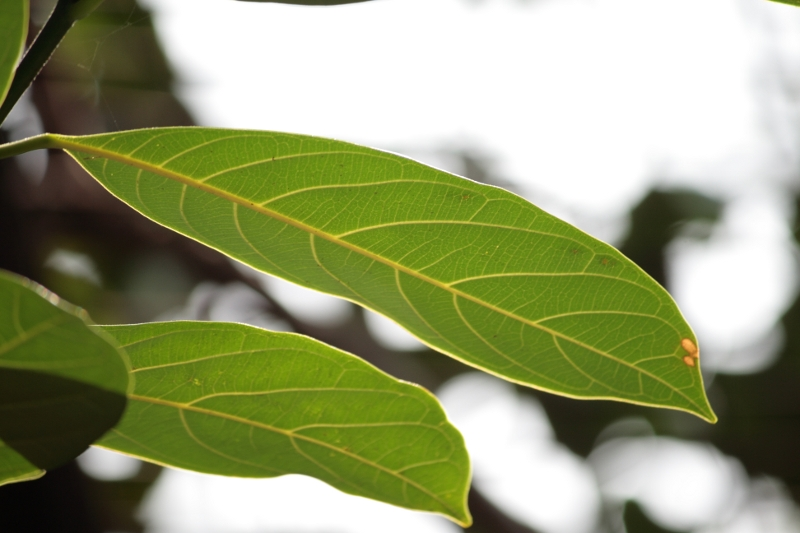
#> input picture assets/edge.png, 800 x 533 px, found by its file name
$ python edge_detection.py
#> lines starting #> are read from the running program, lines starting #| are printed output that depends on the picture
from PIL import Image,ImageFilter
import os

paths = [
    'assets\\edge.png',
    'assets\\edge_enhance.png',
    'assets\\edge_detection.png',
    'assets\\edge_detection_2.png'
]

paths = map(os.path.normpath, paths)
(imgPath,outImagePath1,outImagePath2,outImagePath3)= paths

img = Image.open(imgPath)
#> img is the input picture: PIL image 800x533 RGB; mean R, G, B 149.3, 156.7, 115.6
img1 = img.filter(ImageFilter.FIND_EDGES)
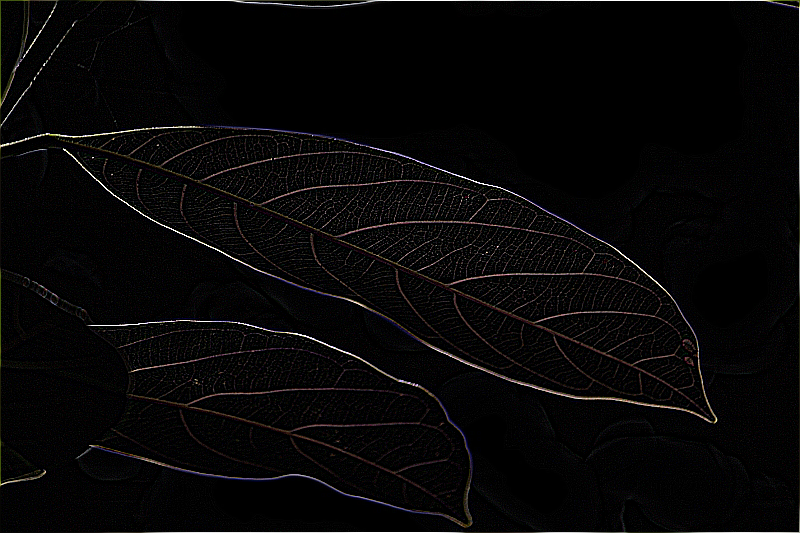
#> img1: PIL image 800x533 RGB; mean R, G, B 7.5, 6.7, 6.9
img1.save(outImagePath1)

img2 = img1.filter(ImageFilter.EDGE_ENHANCE)
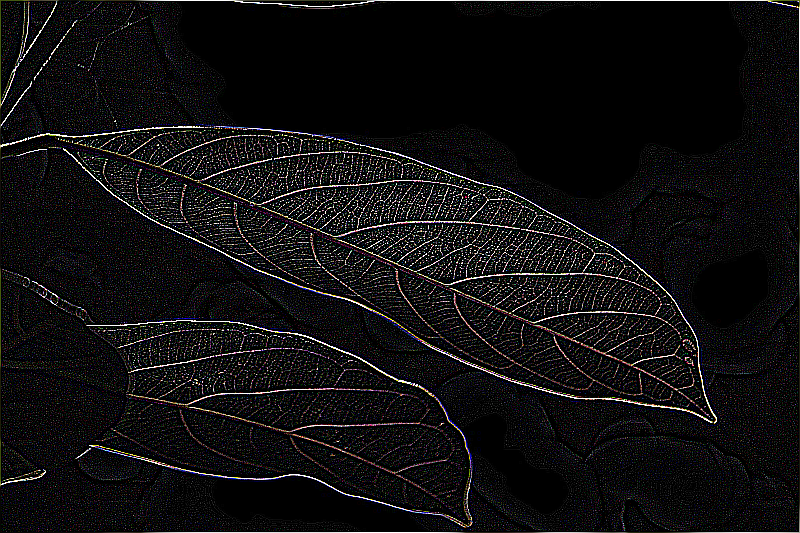
#> img2: PIL image 800x533 RGB; mean R, G, B 16.6, 15.6, 16.4
img2.save(outImagePath2)

img3 = img2.filter(ImageFilter.FIND_EDGES)
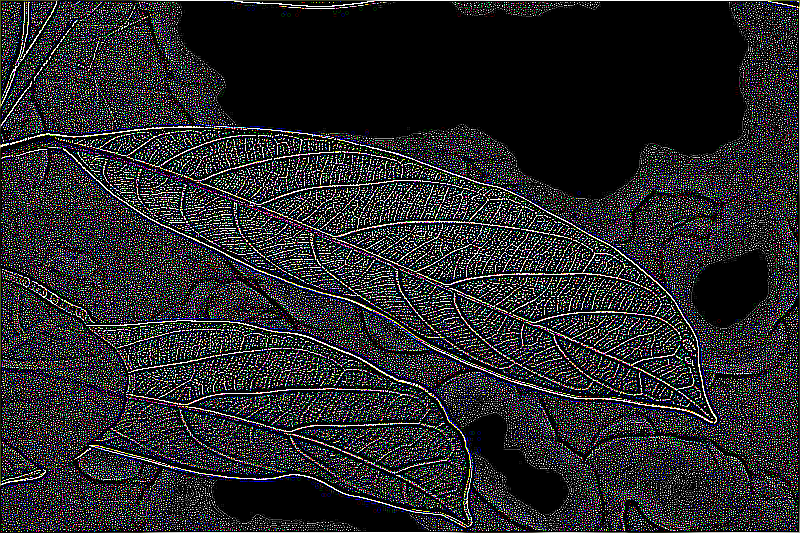
#> img3: PIL image 800x533 RGB; mean R, G, B 39.3, 39.3, 41.5
img3 = img3.filter(ImageFilter.SMOOTH)
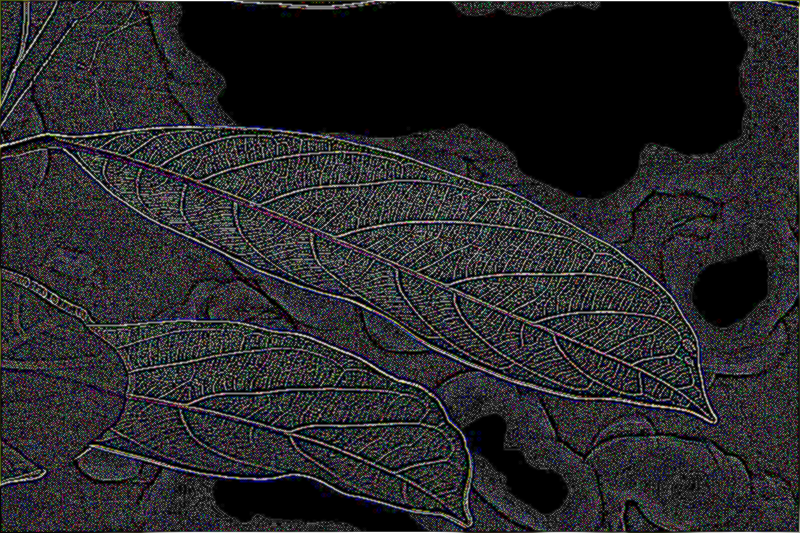
#> img3: PIL image 800x533 RGB; mean R, G, B 39.5, 39.5, 41.7
img3.save(outImagePath3)

img.show()
img1.show()
img2.show()
img3.show()
